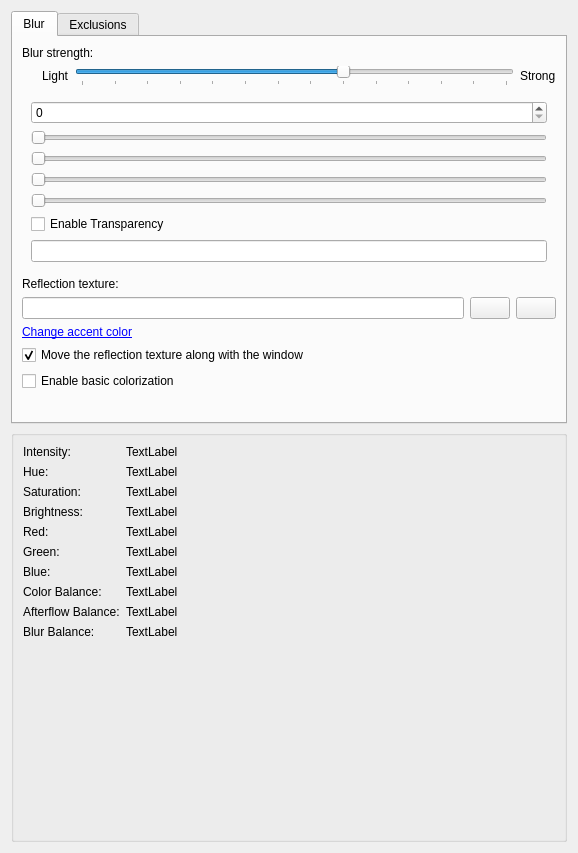
<?xml version="1.0" encoding="UTF-8"?>
<ui version="4.0">
 <class>BlurEffectConfig</class>
 <widget class="QWidget" name="BlurEffectConfig">
  <property name="geometry">
   <rect>
    <x>0</x>
    <y>0</y>
    <width>577</width>
    <height>853</height>
   </rect>
  </property>
  <layout class="QVBoxLayout">
   <item>
    <widget class="QTabWidget" name="tabWidget">
     <property name="sizePolicy">
      <sizepolicy hsizetype="Expanding" vsizetype="Minimum">
       <horstretch>0</horstretch>
       <verstretch>0</verstretch>
      </sizepolicy>
     </property>
     <property name="currentIndex">
      <number>0</number>
     </property>
     <widget class="QWidget" name="blurWidget">
      <attribute name="title">
       <string>Blur</string>
      </attribute>
      <layout class="QVBoxLayout" name="verticalLayout_2">
       <item>
        <widget class="QLabel" name="labelConstantBlurDescription">
         <property name="text">
          <string>Blur strength:</string>
         </property>
        </widget>
       </item>
       <item>
        <layout class="QHBoxLayout" name="horizontalLayout">
         <item>
          <spacer name="horizontalSpacer">
           <property name="orientation">
            <enum>Qt::Orientation::Horizontal</enum>
           </property>
           <property name="sizeType">
            <enum>QSizePolicy::Policy::Fixed</enum>
           </property>
           <property name="sizeHint" stdset="0">
            <size>
             <width>20</width>
             <height>20</height>
            </size>
           </property>
          </spacer>
         </item>
         <item>
          <widget class="QLabel" name="labelConstantBlurLight">
           <property name="text">
            <string>Light</string>
           </property>
          </widget>
         </item>
         <item>
          <widget class="QSlider" name="kcfg_BlurStrength">
           <property name="minimum">
            <number>2</number>
           </property>
           <property name="maximum">
            <number>15</number>
           </property>
           <property name="singleStep">
            <number>1</number>
           </property>
           <property name="pageStep">
            <number>1</number>
           </property>
           <property name="value">
            <number>10</number>
           </property>
           <property name="orientation">
            <enum>Qt::Orientation::Horizontal</enum>
           </property>
           <property name="tickPosition">
            <enum>QSlider::TickPosition::TicksBelow</enum>
           </property>
          </widget>
         </item>
         <item>
          <widget class="QLabel" name="labelConstantBlurStrong">
           <property name="text">
            <string>Strong</string>
           </property>
          </widget>
         </item>
        </layout>
       </item>
       <item>
        <widget class="QWidget" name="invisibleWidgets" native="true">
         <property name="sizePolicy">
          <sizepolicy hsizetype="Preferred" vsizetype="Expanding">
           <horstretch>0</horstretch>
           <verstretch>0</verstretch>
          </sizepolicy>
         </property>
         <layout class="QVBoxLayout" name="verticalLayout">
          <item>
           <widget class="QSpinBox" name="kcfg_AccentColorName"/>
          </item>
          <item>
           <widget class="QSlider" name="kcfg_AeroIntensity">
            <property name="minimum">
             <number>26</number>
            </property>
            <property name="maximum">
             <number>217</number>
            </property>
            <property name="orientation">
             <enum>Qt::Orientation::Horizontal</enum>
            </property>
            <property name="tickInterval">
             <number>5</number>
            </property>
           </widget>
          </item>
          <item>
           <widget class="QSlider" name="kcfg_AeroHue">
            <property name="maximum">
             <number>359</number>
            </property>
            <property name="orientation">
             <enum>Qt::Orientation::Horizontal</enum>
            </property>
           </widget>
          </item>
          <item>
           <widget class="QSlider" name="kcfg_AeroSaturation">
            <property name="maximum">
             <number>100</number>
            </property>
            <property name="orientation">
             <enum>Qt::Orientation::Horizontal</enum>
            </property>
           </widget>
          </item>
          <item>
           <widget class="QSlider" name="kcfg_AeroBrightness">
            <property name="maximum">
             <number>100</number>
            </property>
            <property name="orientation">
             <enum>Qt::Orientation::Horizontal</enum>
            </property>
           </widget>
          </item>
          <item>
           <widget class="QCheckBox" name="kcfg_EnableTransparency">
            <property name="text">
             <string>Enable Transparency</string>
            </property>
           </widget>
          </item>
          <item>
           <widget class="QLineEdit" name="kcfg_CustomColor"/>
          </item>
         </layout>
        </widget>
       </item>
       <item>
        <widget class="QLabel" name="label">
         <property name="text">
          <string>Reflection texture:</string>
         </property>
        </widget>
       </item>
       <item>
        <layout class="QHBoxLayout" name="horizontalLayout_2">
         <item>
          <widget class="QLineEdit" name="kcfg_TextureLocation">
           <property name="readOnly">
            <bool>true</bool>
           </property>
          </widget>
         </item>
         <item>
          <widget class="QPushButton" name="browse_pushButton">
           <property name="toolTip">
            <string>Browse...</string>
           </property>
           <property name="text">
            <string/>
           </property>
           <property name="icon">
            <iconset theme="document-open"/>
           </property>
          </widget>
         </item>
         <item>
          <widget class="QPushButton" name="clear_pushButton">
           <property name="toolTip">
            <string>Clear</string>
           </property>
           <property name="text">
            <string/>
           </property>
           <property name="icon">
            <iconset theme="edit-delete"/>
           </property>
          </widget>
         </item>
        </layout>
       </item>
       <item>
        <widget class="QLabel" name="showAccentColor_label">
         <property name="cursor">
          <cursorShape>PointingHandCursor</cursorShape>
         </property>
         <property name="mouseTracking">
          <bool>true</bool>
         </property>
         <property name="text">
          <string>&lt;a href=&quot;no&quot;&gt;Change accent color&lt;/a&gt;</string>
         </property>
        </widget>
       </item>
       <item>
        <widget class="QCheckBox" name="kcfg_TranslateTexture">
         <property name="text">
          <string>Move the reflection texture along with the window</string>
         </property>
         <property name="checked">
          <bool>true</bool>
         </property>
        </widget>
       </item>
       <item>
        <widget class="QCheckBox" name="kcfg_BasicColorization">
         <property name="text">
          <string>Enable basic colorization</string>
         </property>
        </widget>
       </item>
       <item>
        <spacer name="verticalSpacer">
         <property name="orientation">
          <enum>Qt::Orientation::Vertical</enum>
         </property>
         <property name="sizeHint" stdset="0">
          <size>
           <width>0</width>
           <height>0</height>
          </size>
         </property>
        </spacer>
       </item>
      </layout>
     </widget>
     <widget class="QWidget" name="forceBlurWidget">
      <attribute name="title">
       <string>Exclusions</string>
      </attribute>
      <layout class="QVBoxLayout">
       <item>
        <widget class="QWidget" name="widget" native="true">
         <layout class="QFormLayout" name="formLayout_3">
          <item row="0" column="0">
           <widget class="QLabel" name="classLabel">
            <property name="text">
             <string>Classes of windows to exclude from reflections:</string>
            </property>
           </widget>
          </item>
          <item row="0" column="1">
           <widget class="QLabel" name="label_3">
            <property name="text">
             <string>Classes of windows to exclude from colorization:</string>
            </property>
           </widget>
          </item>
          <item row="1" column="0">
           <widget class="QPlainTextEdit" name="kcfg_WindowClasses">
            <property name="toolTip">
             <string>One window class per line.</string>
            </property>
           </widget>
          </item>
          <item row="1" column="1">
           <widget class="QPlainTextEdit" name="kcfg_ExcludedColorization">
            <property name="toolTip">
             <string>One window class per line.</string>
            </property>
           </widget>
          </item>
         </layout>
        </widget>
       </item>
       <item>
        <layout class="QHBoxLayout" name="layoutMatchingMode">
         <item>
          <widget class="QRadioButton" name="kcfg_BlurMatching">
           <property name="text">
            <string>Blur only matching</string>
           </property>
          </widget>
         </item>
         <item>
          <widget class="QRadioButton" name="kcfg_BlurNonMatching">
           <property name="text">
            <string>Blur all except matching</string>
           </property>
          </widget>
         </item>
        </layout>
       </item>
       <item>
        <widget class="QCheckBox" name="kcfg_BlurMenus">
         <property name="text">
          <string>Blur menus</string>
         </property>
        </widget>
       </item>
       <item>
        <widget class="QCheckBox" name="kcfg_BlurDocks">
         <property name="text">
          <string>Blur docks</string>
         </property>
        </widget>
       </item>
       <item>
        <widget class="QCheckBox" name="kcfg_PaintAsTranslucent">
         <property name="text">
          <string>Paint windows as non-opaque (fixes artifacts for some transparent windows)</string>
         </property>
        </widget>
       </item>
      </layout>
     </widget>
    </widget>
   </item>
   <item>
    <widget class="QGroupBox" name="debugValues">
     <layout class="QFormLayout" name="formLayout">
      <item row="0" column="0">
       <widget class="QLabel" name="label_19">
        <property name="text">
         <string>Intensity:</string>
        </property>
       </widget>
      </item>
      <item row="1" column="0">
       <widget class="QLabel" name="label_18">
        <property name="text">
         <string>Hue:</string>
        </property>
       </widget>
      </item>
      <item row="2" column="0">
       <widget class="QLabel" name="label_17">
        <property name="text">
         <string>Saturation:</string>
        </property>
       </widget>
      </item>
      <item row="3" column="0">
       <widget class="QLabel" name="label_16">
        <property name="text">
         <string>Brightness:</string>
        </property>
       </widget>
      </item>
      <item row="4" column="0">
       <widget class="QLabel" name="label_15">
        <property name="text">
         <string>Red:</string>
        </property>
       </widget>
      </item>
      <item row="5" column="0">
       <widget class="QLabel" name="label_14">
        <property name="text">
         <string>Green:</string>
        </property>
       </widget>
      </item>
      <item row="6" column="0">
       <widget class="QLabel" name="label_13">
        <property name="text">
         <string>Blue:</string>
        </property>
       </widget>
      </item>
      <item row="7" column="0">
       <widget class="QLabel" name="label_12">
        <property name="text">
         <string>Color Balance:</string>
        </property>
       </widget>
      </item>
      <item row="8" column="0">
       <widget class="QLabel" name="label_9">
        <property name="text">
         <string>Afterflow Balance:</string>
        </property>
       </widget>
      </item>
      <item row="8" column="1">
       <widget class="QLabel" name="printAfterglowBalance">
        <property name="text">
         <string>TextLabel</string>
        </property>
       </widget>
      </item>
      <item row="9" column="0">
       <widget class="QLabel" name="label_8">
        <property name="text">
         <string>Blur Balance:</string>
        </property>
       </widget>
      </item>
      <item row="9" column="1">
       <widget class="QLabel" name="printBlurBalance">
        <property name="text">
         <string>TextLabel</string>
        </property>
       </widget>
      </item>
      <item row="7" column="1">
       <widget class="QLabel" name="printColorBalance">
        <property name="text">
         <string>TextLabel</string>
        </property>
       </widget>
      </item>
      <item row="6" column="1">
       <widget class="QLabel" name="printBlue">
        <property name="text">
         <string>TextLabel</string>
        </property>
       </widget>
      </item>
      <item row="5" column="1">
       <widget class="QLabel" name="printGreen">
        <property name="text">
         <string>TextLabel</string>
        </property>
       </widget>
      </item>
      <item row="4" column="1">
       <widget class="QLabel" name="printRed">
        <property name="text">
         <string>TextLabel</string>
        </property>
       </widget>
      </item>
      <item row="3" column="1">
       <widget class="QLabel" name="printBrightness">
        <property name="text">
         <string>TextLabel</string>
        </property>
       </widget>
      </item>
      <item row="2" column="1">
       <widget class="QLabel" name="printSaturation">
        <property name="text">
         <string>TextLabel</string>
        </property>
       </widget>
      </item>
      <item row="1" column="1">
       <widget class="QLabel" name="printHue">
        <property name="text">
         <string>TextLabel</string>
        </property>
       </widget>
      </item>
      <item row="0" column="1">
       <widget class="QLabel" name="printIntensity">
        <property name="text">
         <string>TextLabel</string>
        </property>
       </widget>
      </item>
     </layout>
    </widget>
   </item>
  </layout>
 </widget>
 <resources/>
 <connections/>
</ui>
